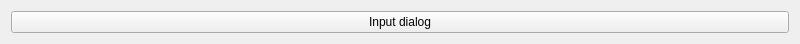
<?xml version="1.0" encoding="UTF-8"?>
<ui version="4.0">
 <class>Widget</class>
 <widget class="QWidget" name="Widget">
  <property name="geometry">
   <rect>
    <x>0</x>
    <y>0</y>
    <width>800</width>
    <height>41</height>
   </rect>
  </property>
  <property name="windowTitle">
   <string>Widget</string>
  </property>
  <layout class="QVBoxLayout" name="verticalLayout">
   <item>
    <widget class="QPushButton" name="pushButton">
     <property name="text">
      <string>Input dialog</string>
     </property>
    </widget>
   </item>
  </layout>
 </widget>
 <resources/>
 <connections/>
</ui>
